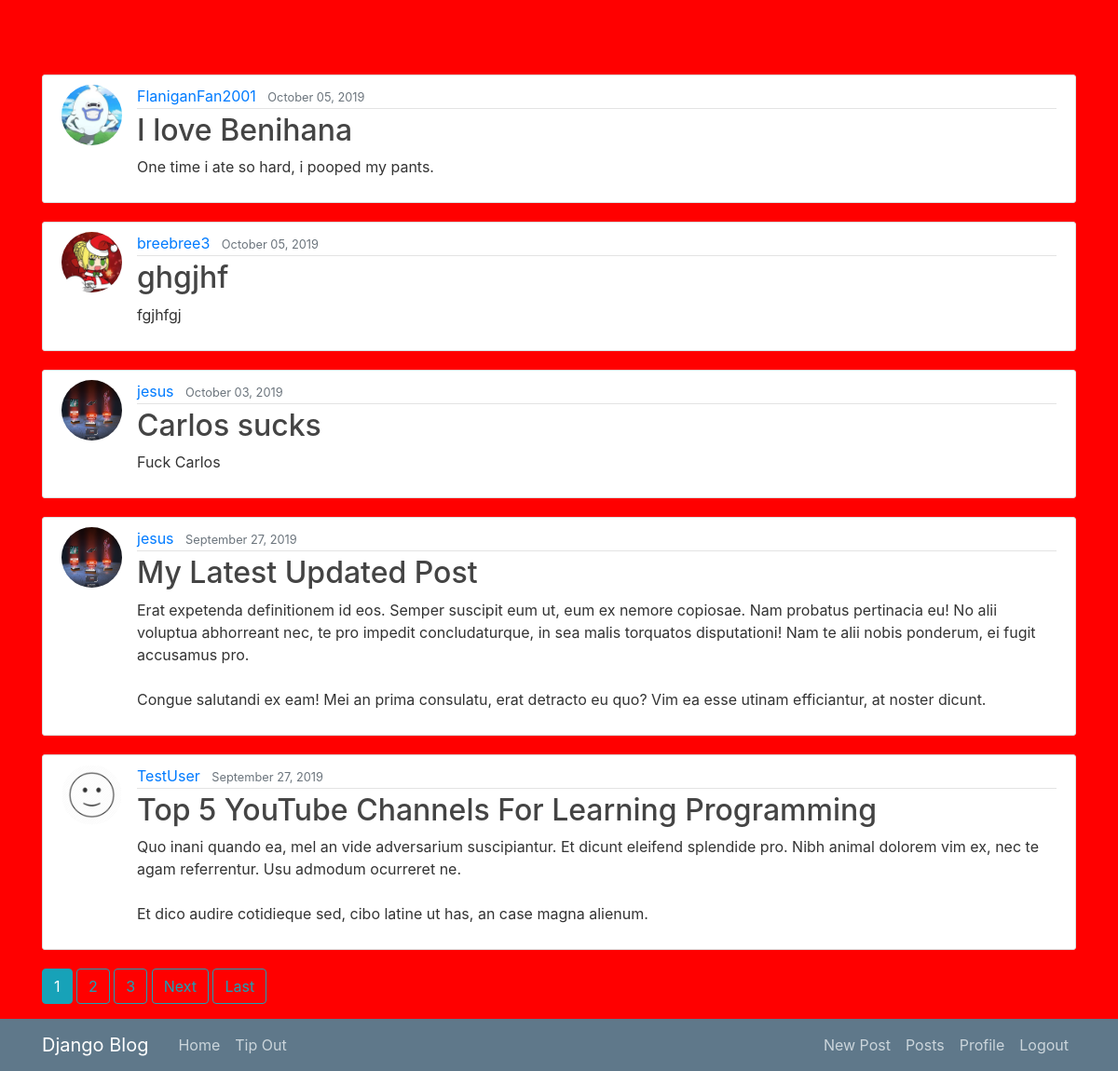
Before: /posts/ (signed in) with the older database file.
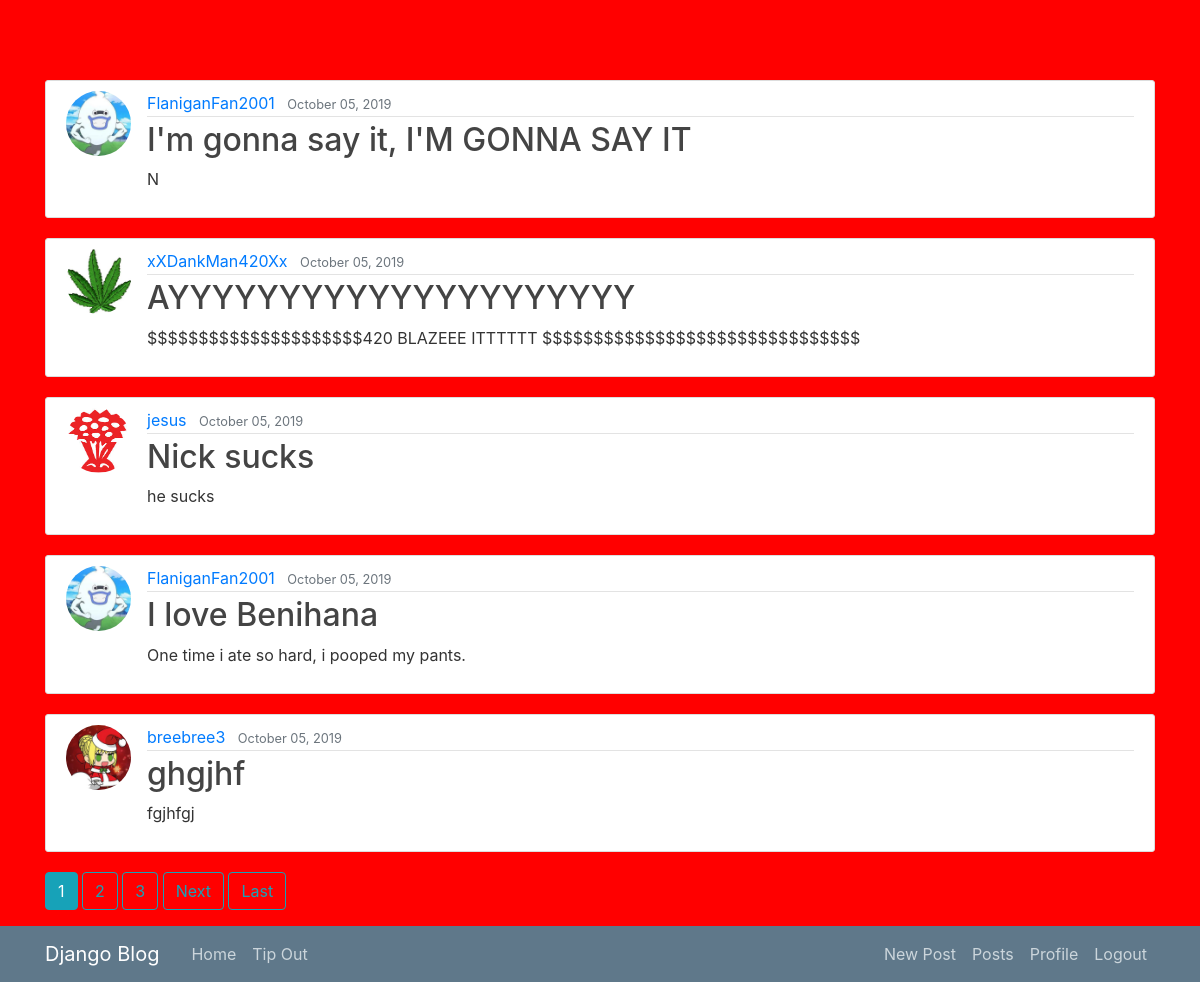
After: the same page with the newer database file.
### blog/models.py (models this page shows, shortened)
class Post(models.Model):
    title = models.CharField(max_length=100)
    content = models.TextField()
    date_posted = models.DateTimeField(default=timezone.now)
    author = models.ForeignKey(User, on_delete=models.CASCADE)

### users/models.py (models this page shows, shortened)
class Profile(models.Model):
    user = models.OneToOneField(User, on_delete=models.CASCADE)
    image = models.ImageField(default='default.png', upload_to='profile_pics')

### blog/views.py (the view)
# urls.py: path('posts/', PostListView.as_view(), name='posts'),
class PostListView(LoginRequiredMixin, ListView):
    model = Post
    template_name = 'blog/posts.html'
    context_object_name = 'posts'
    ordering = ['-date_posted']
    paginate_by = 5

### blog/templates/blog/posts.html (shortened to what this page needs)
{% extends "blog/base.html" %}
{% block content %}
    {% for post in posts %}
        <article class="media content-section">
          <img class="rounded-circle article-img" src="{{ post.author.profile.image.url }}">
          <div class="media-body">
            <div class="article-metadata">
              <a class="mr-2" href="{% url 'user-posts' post.author.username %}">{{ post.author }}</a>
              <small class="text-muted">{{ post.date_posted|date:"F d, Y" }}</small>
            </div>
            <h2><a class="article-title text-break" href="{% url 'post-detail' post.id %}">{{ post.title }}</a></h2>
            <p class="article-content text-break">{{ post.content }}</p>
          </div>
        </article>
    {% endfor %}
    {% if is_paginated %}
      {% for num in page_obj.paginator.page_range %}
        {% if page_obj.number == num %}
          <a class="btn btn-info mb-4" href="?page={{ num }}">{{ num }}</a>
        {% elif num > page_obj.number|add:'-3' and num < page_obj.number|add:'3' %}
          <a class="btn btn-outline-info mb-4" href="?page={{ num }}">{{ num }}</a>
        {% endif %}
      {% endfor %}
      {% if page_obj.has_next %}
        <a class="btn btn-outline-info mb-4" href="?page={{ page_obj.next_page_number }}">Next</a>
        <a class="btn btn-outline-info mb-4" href="?page={{ page_obj.paginator.num_pages }}">Last</a>
      {% endif %}
    {% endif %}
{% endblock content %}

Changed rows visible on the page:
no longer on this page (row unchanged): Post: author.profile.image (picture), author "jesus", date_posted "October 03, 2019", title "Carlos sucks", content "Fuck Carlos"
no longer on this page (row unchanged): Post: author.profile.image (picture), author "jesus", date_posted "September 27, 2019", title "My Latest Updated Post", content "Erat expetenda definitionem id eos. Semper suscipit eum ut, eum ex nemore copiosae. Nam probatus pertinacia eu! No alii voluptua abhorreant nec, te pro impedit concludaturque, in sea malis torquatos disputationi! Nam te alii nobis ponderum, ei fugit accusamus pro. Congue salutandi ex eam! Mei an prima consulatu, erat detracto eu quo? Vim ea esse utinam efficiantur, at noster dicunt."
no longer on this page (row unchanged): Post: author.profile.image (placeholder picture), author "TestUser", date_posted "September 27, 2019", title "Top 5 YouTube Channels For Learning Programming", content "Quo inani quando ea, mel an vide adversarium suscipiantur. Et dicunt eleifend splendide pro. Nibh animal dolorem vim ex, nec te agam referrentur. Usu admodum ocurreret ne. Et dico audire cotidieque sed, cibo latine ut has, an case magna alienum."
added Post: author.profile.image (picture), author "FlaniganFan2001", date_posted "October 05, 2019", title "I'm gonna say it, I'M GONNA SAY IT", content "N"
added Post: author.profile.image (picture), author "xXDankMan420Xx", date_posted "October 05, 2019", title "AYYYYYYYYYYYYYYYYYYYYY", content "$$$$$$$$$$$$$$$$$$$$$420 BLAZEEE ITTTTTT $$$$$$$$$$$$$$$$$$$$$$$$$$$$$$$"
added Post: author.profile.image (picture), author "jesus", date_posted "October 05, 2019", title "Nick sucks", content "he sucks"
